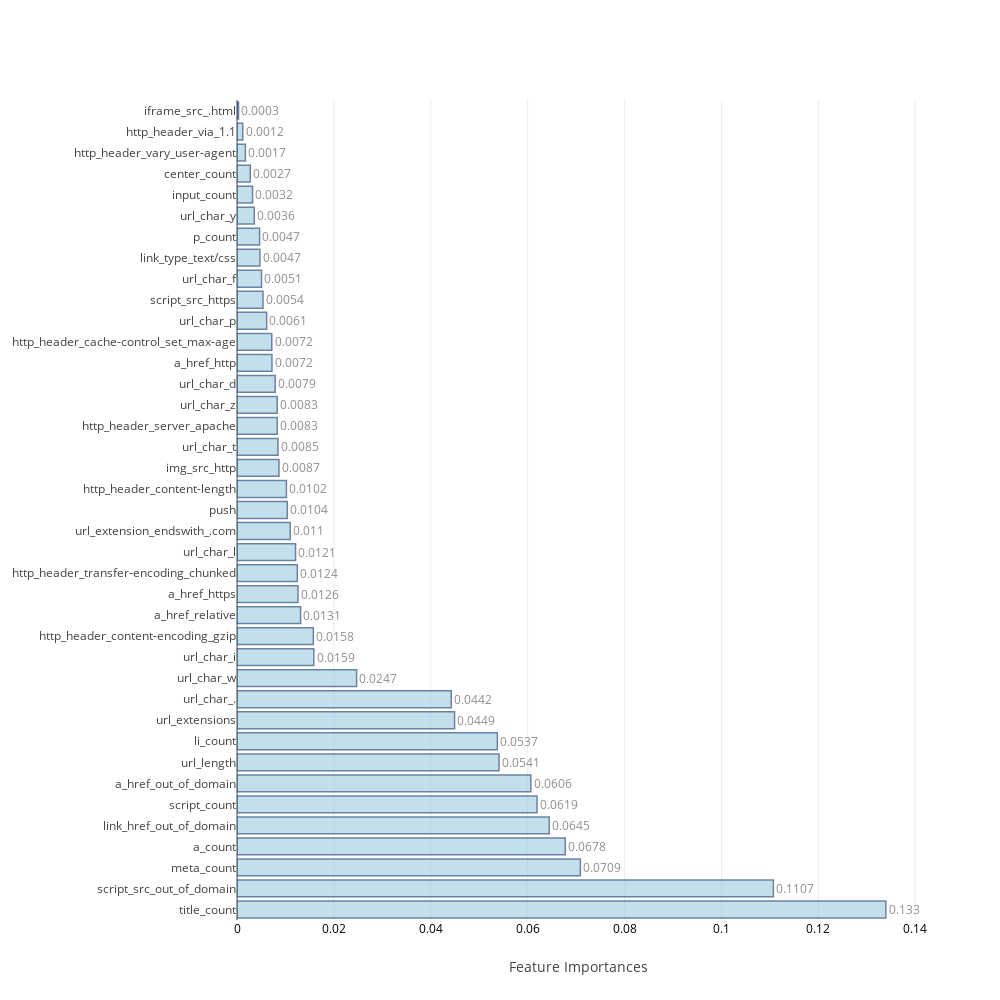
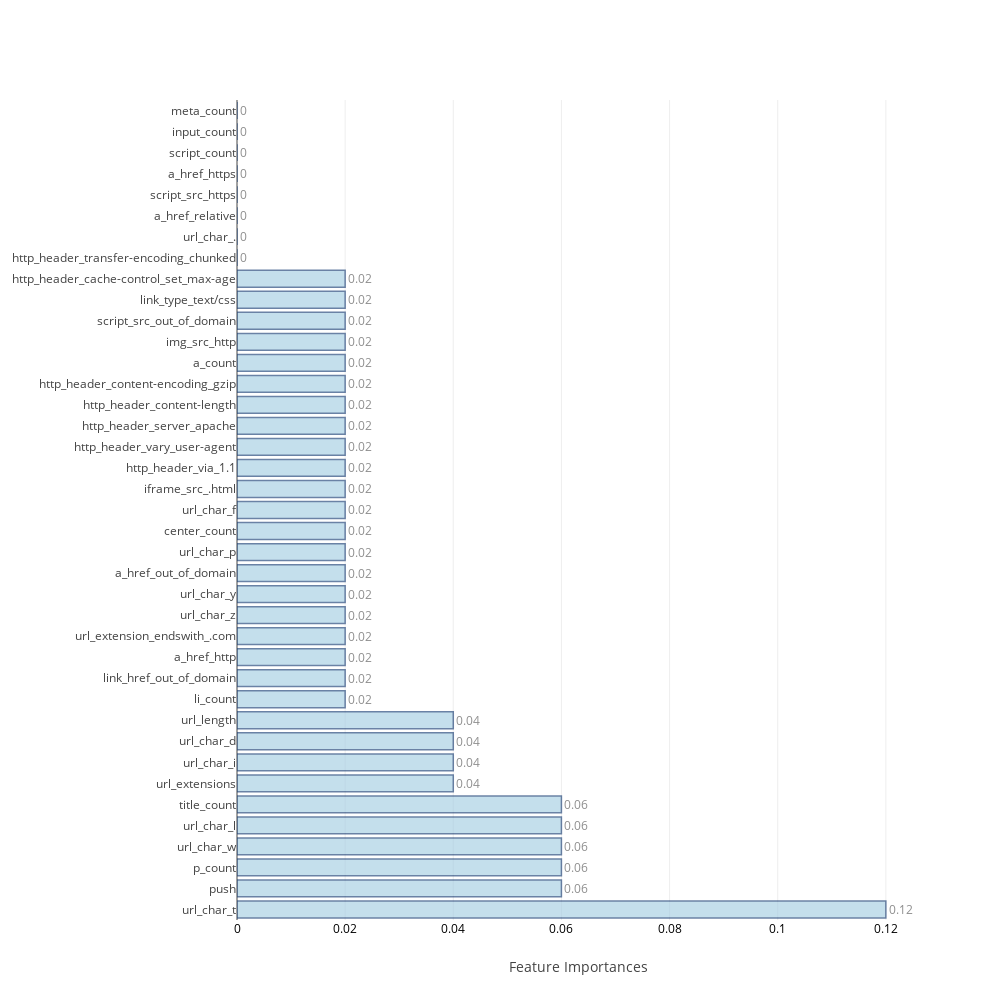

The cell these charts' notebook holds for them, in order:
### Markdown cell above
### <a id='2' style="text-decoration : none; color : #000000;"> 2. OverSampling </a>

### Code cell
sm = SMOTE(random_state=12, ratio = {1:27805})
X_train, Y_train = sm.fit_sample(scaled_X_train,train_Y)


ind_columns=['KNeighborsClassifier','RandomForestClassifier','AdaBoostClassifier',
             'GradientBoostingClassifier','ExtraTreeClassifier','XGB','BaggingClassifier','Neural Network-1']

f=[KNN_model,RandomForest,AdaBoost,GradientBoosting, ExtraTree,XGB,Bagging,DeepLearning1]

## Table to store training and test measures
table_80_50_train=pd.DataFrame(columns=['accuracy','TP','TN','FP','FN','FPR','FNR'])
table_80_50_test=pd.DataFrame(columns=['accuracy','TP','TN','FP','FN','FPR','FNR','auc','MCC','Precision','Recall'])

feat_imp=[None]*5
j=0
for i in range(0,8):
    if i>=1 and i<=5:
        model,cm_train,cm_test,acc_train,acc_test,roc_auc,feat_imp[j],mcc,prec,rec=f[i](X_train,Y_train,scaled_X_test,test_Y,columns)
        j=j+1
    else:
        model,cm_train,cm_test,acc_train,acc_test,roc_auc,mcc,prec,rec=f[i](X_train,Y_train,scaled_X_test,test_Y)
    table_80_50_train.loc[i]=   ([acc_train,cm_train.TP,cm_train.TN,cm_train.FP,cm_train.FN,cm_train.FPR,cm_train.FNR])
    table_80_50_test.loc[i] =   ([acc_test ,cm_test.TP, cm_test.TN, cm_test.FP, cm_test.FN, cm_test.FPR, cm_test.FNR,roc_auc,mcc,prec,rec])
    print("\n")

### Figure 1 — Plotly figure (JSON) as saved in the notebook; plotly's stock layout.template omitted (floating-point values rounded to 4 significant figures)
{"data": [{"marker": {"color": "rgb(158,202,225)", "line": {"color": "rgb(8,48,107)", "width": 1.5}}, "opacity": 0.6, "orientation": "h", "text": [0.1339, 0.1107, 0.0709, 0.0678, 0.0645, 0.0619, 0.0606, 0.0541, 0.0537, 0.0449, 0.0442, 0.0247, 0.0159, 0.0158, 0.0131, 0.0126, 0.0124, 0.0121, 0.011, 0.0104, 0.0102, 0.0087, 0.0085, 0.0083, 0.0083, 0.0079, 0.0072, 0.0072, 0.0061, 0.0054, 0.0051, 0.0047, 0.0047, 0.0036, 0.0032, 0.0027, 0.0017, 0.0012, 0.0003], "textposition": "outside", "type": "bar", "uid": "81b88945-3981-4b2a-b7c1-ff52b18c5716", "x": [0.1339, 0.1107, 0.07087, 0.06776, 0.06445, 0.06193, 0.06064, 0.05408, 0.05374, 0.04491, 0.04421, 0.02469, 0.01586, 0.01576, 0.01313, 0.01258, 0.01245, 0.01208, 0.01098, 0.01037, 0.01019, 0.008654, 0.008452, 0.008299, 0.008291, 0.007886, 0.007213, 0.007174, 0.006119, 0.005363, 0.005065, 0.004726, 0.004665, 0.003567, 0.00321, 0.002748, 0.001732, 0.001189, 0.0003203], "y": ["title_count", "script_src_out_of_domain", "meta_count", "a_count", "link_href_out_of_domain", "script_count", "a_href_out_of_domain", "url_length", "li_count", "url_extensions", "url_char_.", "url_char_w", "url_char_i", "http_header_content-encoding_gzip", "a_href_relative", "a_href_https", "http_header_transfer-encoding_chunked", "url_char_l", "url_extension_endswith_.com", "push", "http_header_content-length", "img_src_http", "url_char_t", "http_header_server_apache", "url_char_z", "url_char_d", "a_href_http", "http_header_cache-control_set_max-age", "url_char_p", "script_src_https", "url_char_f", "link_type_text/css", "p_count", "url_char_y", "input_count", "center_count", "http_header_vary_user-agent", "http_header_via_1.1", "iframe_src_.html"]}], "layout": {"autosize": false, "height": 1000, "width": 1000, "xaxis": {"tickfont": {"color": "black", "size": 12}, "title": "Feature Importances"}, "yaxis": {"automargin": true}}}

### Figure 2 — Plotly figure (JSON) as saved in the notebook; plotly's stock layout.template omitted (floating-point values rounded to 4 significant figures)
{"data": [{"marker": {"color": "rgb(158,202,225)", "line": {"color": "rgb(8,48,107)", "width": 1.5}}, "opacity": 0.6, "orientation": "h", "text": [0.12, 0.06, 0.06, 0.06, 0.06, 0.06, 0.04, 0.04, 0.04, 0.04, 0.02, 0.02, 0.02, 0.02, 0.02, 0.02, 0.02, 0.02, 0.02, 0.02, 0.02, 0.02, 0.02, 0.02, 0.02, 0.02, 0.02, 0.02, 0.02, 0.02, 0.02, 0, 0, 0, 0, 0, 0, 0, 0], "textposition": "outside", "type": "bar", "uid": "45d7d60c-15ef-4ce0-8d67-2eb9b1d1be23", "x": [0.12, 0.06, 0.06, 0.06, 0.06, 0.06, 0.04, 0.04, 0.04, 0.04, 0.02, 0.02, 0.02, 0.02, 0.02, 0.02, 0.02, 0.02, 0.02, 0.02, 0.02, 0.02, 0.02, 0.02, 0.02, 0.02, 0.02, 0.02, 0.02, 0.02, 0.02, 0, 0, 0, 0, 0, 0, 0, 0], "y": ["url_char_t", "push", "p_count", "url_char_w", "url_char_l", "title_count", "url_extensions", "url_char_i", "url_char_d", "url_length", "li_count", "link_href_out_of_domain", "a_href_http", "url_extension_endswith_.com", "url_char_z", "url_char_y", "a_href_out_of_domain", "url_char_p", "center_count", "url_char_f", "iframe_src_.html", "http_header_via_1.1", "http_header_vary_user-agent", "http_header_server_apache", "http_header_content-length", "http_header_content-encoding_gzip", "a_count", "img_src_http", "script_src_out_of_domain", "link_type_text/css", "http_header_cache-control_set_max-age", "http_header_transfer-encoding_chunked", "url_char_.", "a_href_relative", "script_src_https", "a_href_https", "script_count", "input_count", "meta_count"]}], "layout": {"autosize": false, "height": 1000, "width": 1000, "xaxis": {"tickfont": {"color": "black", "size": 12}, "title": "Feature Importances"}, "yaxis": {"automargin": true}}}
